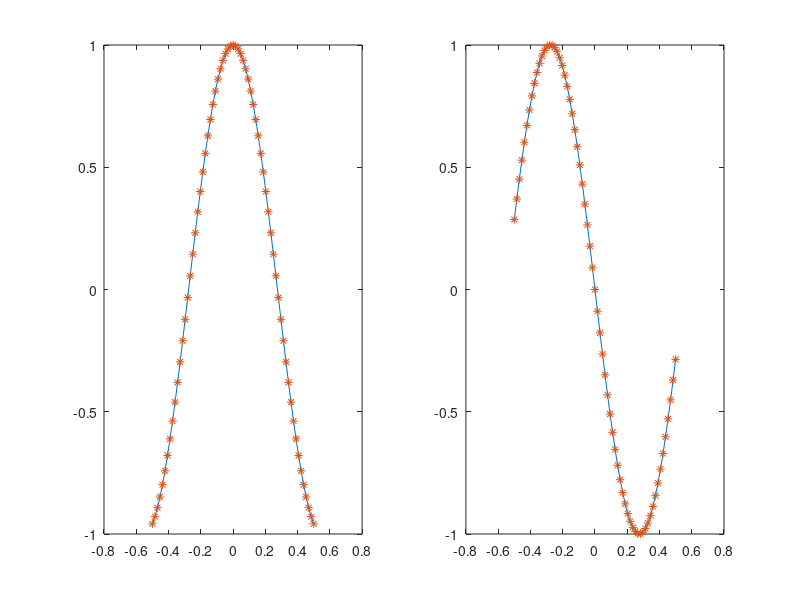
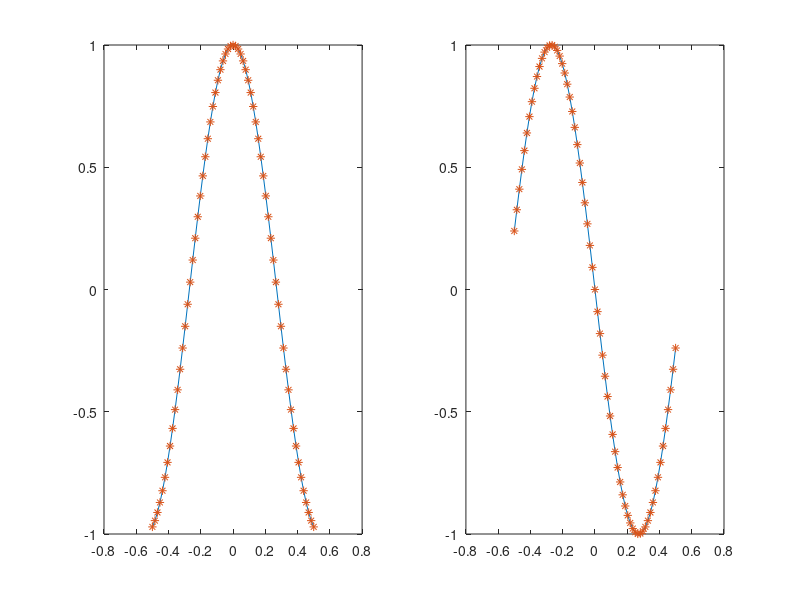
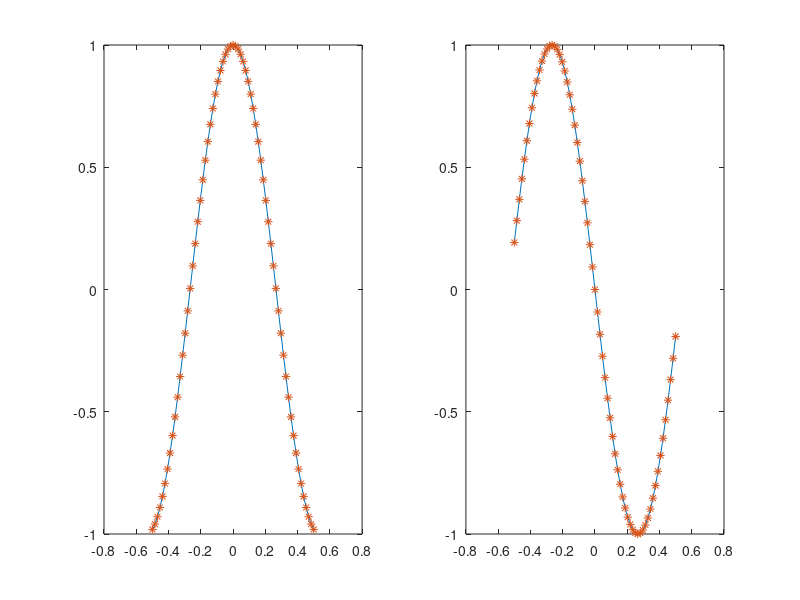
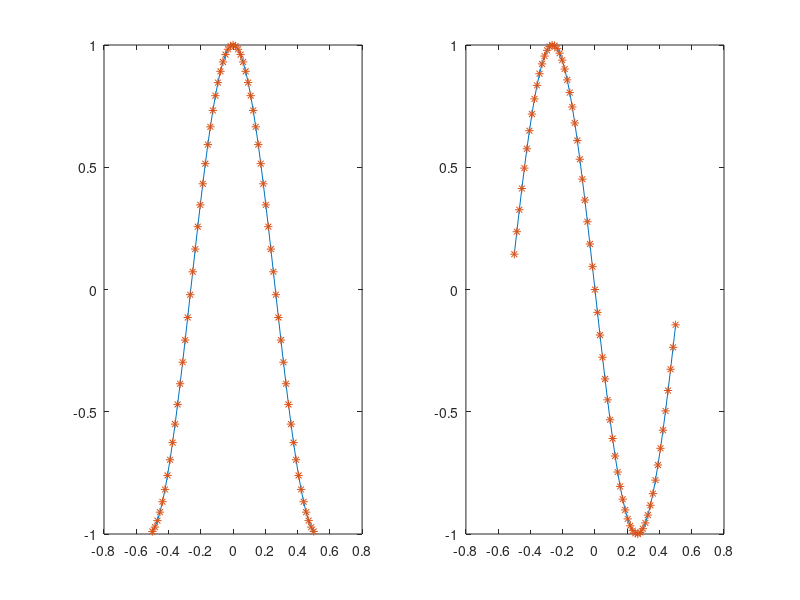

MATLAB code for these plots, in order:
%% Comparativa bases de fourier

kmax = 64;
NN = 64;
x = linspace(-0.5, 0.5, NN+1);


f = @(x,k) exp(-1i*2*pi*x*k/(NN+1));

for k = kmax-5:kmax
    wk = exp(-1i*2*pi/(NN+1));
    figure()
    title(['k=',num2str(k)])
    subplot(1,2,1)
    plot(x,real(f(x,k)))
    hold on 
    plot(x,real(wk.^(k*x)),'*')
    subplot(1,2,2)
    plot(x,imag(f(x,k)))
    hold on 
    plot(x,imag(wk.^(k*x)),'*')

end